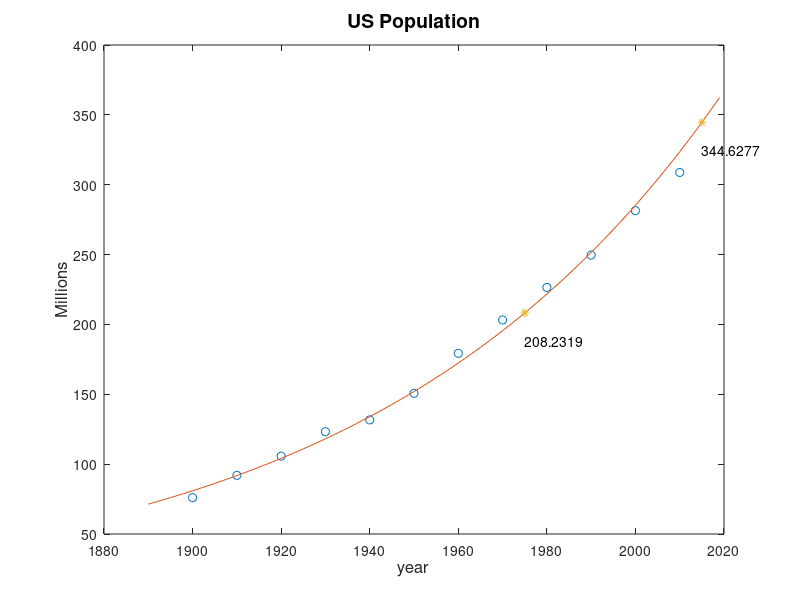

Source code (MATLAB):
y=[75.995 91.972 105.711 123.203 131.669 150.697 ...
  179.323 203.212 226.505 249.633 281.422 308.786];
t=(1900:10:2010);

x=(1890:1:2019);
w=[1975,2015];

%fitting exponential
%coeficientii
c=polyfit(t,log(y),1)
K=exp(c(2))
lambda=c(1)

%predictiile
fm=@(t) K*exp(lambda*t);
zs=fm(x);  %evalaure polinom pt x
est=fm(w);  %evalaure polinom pt w


%repr grafica
plot(t,y,'o',x,zs,'-',w,est,'*')
for i=1:length(w)
  text(w(i),est(i)-20,num2str(est(i)))
endfor
title('US Population','FontSize',14)
xlabel('year','FontSize',12)
ylabel('Millions','FontSize',12)

